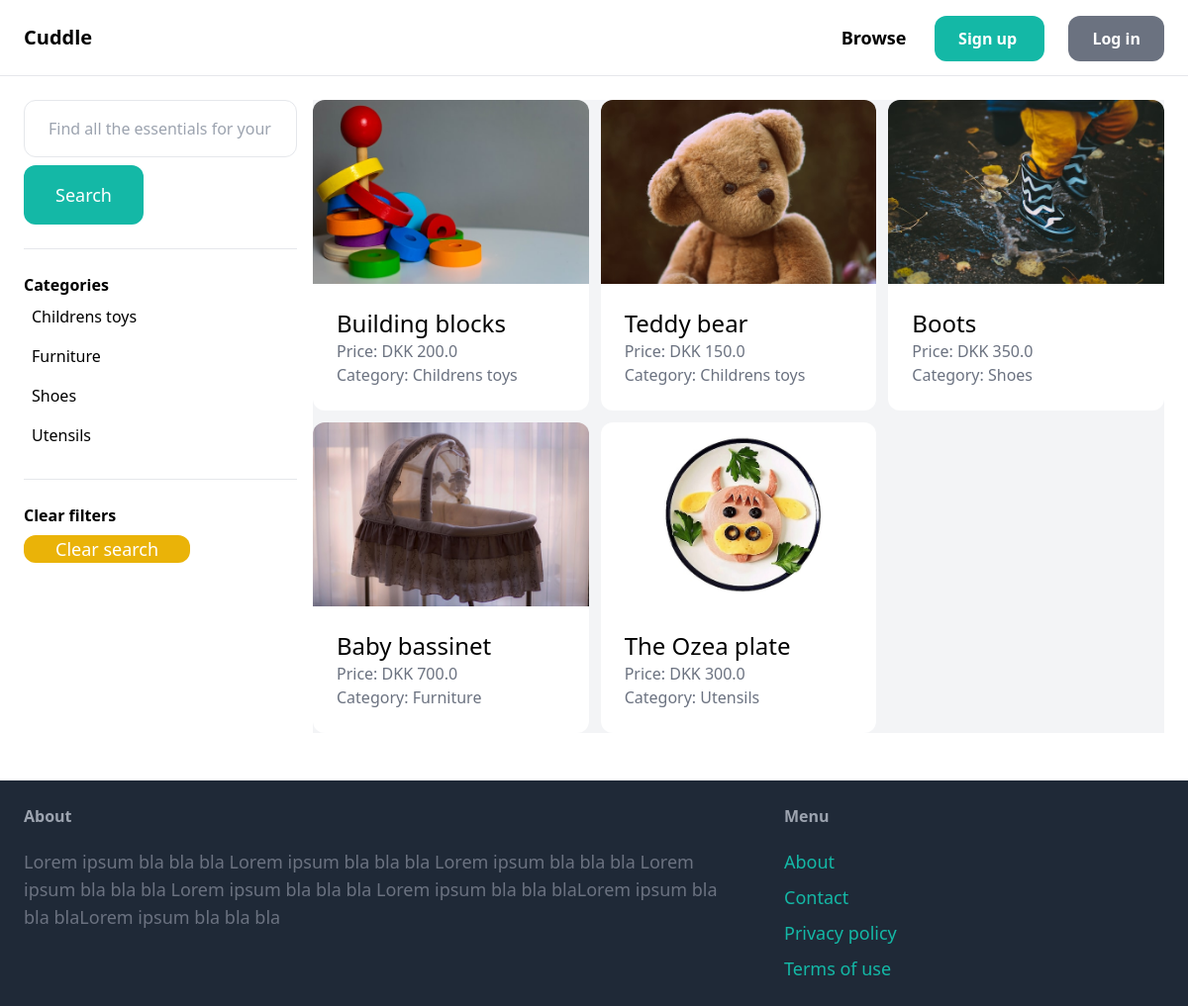
The app's page /items/, older data.
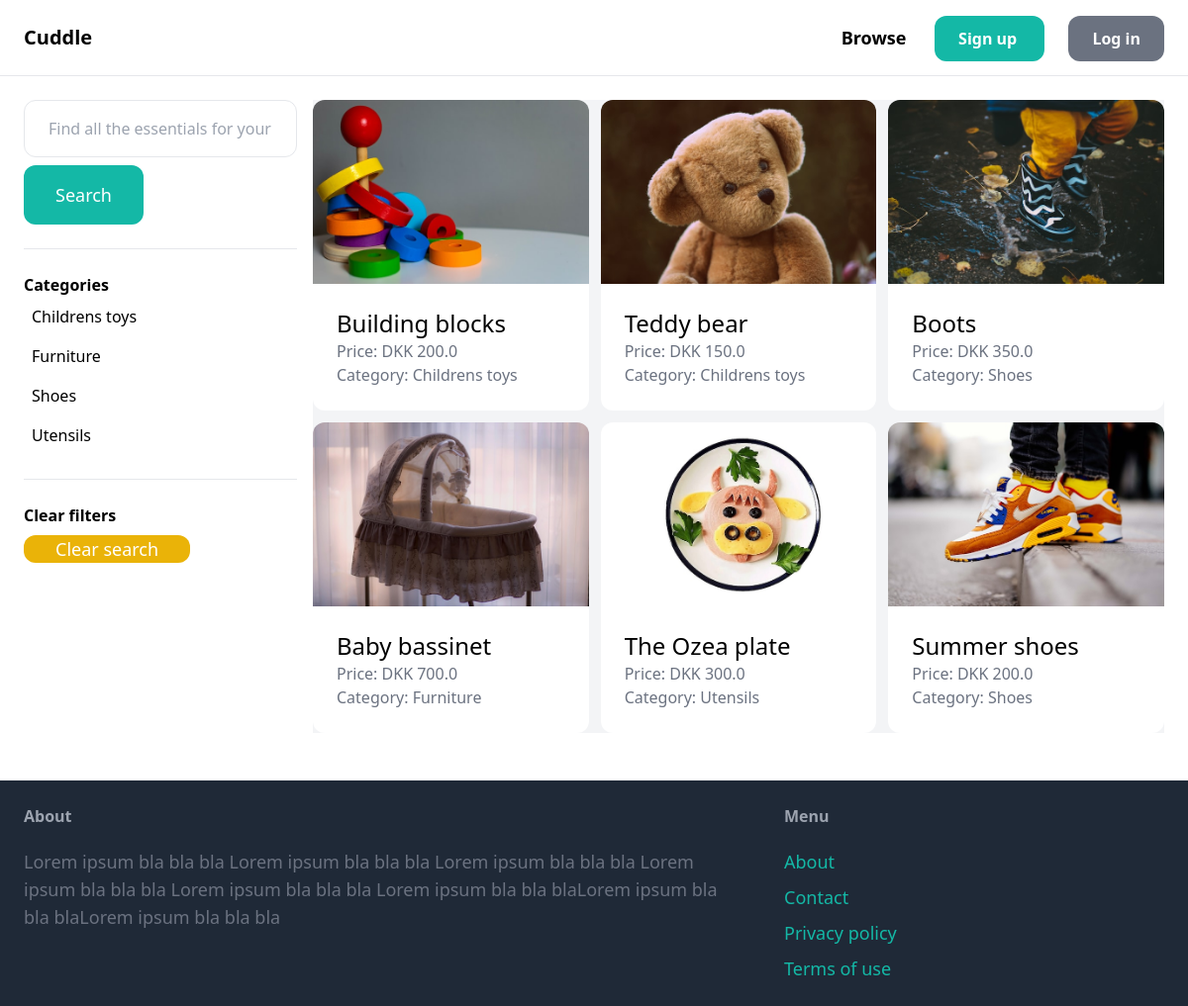
The same page, newer data.
### item/models.py (models this page shows, shortened)
class Category(models.Model):
    name = models.CharField(max_length=255)
    class Meta:
        ordering = ('name',)
        verbose_name_plural = 'Categories'
    def __str__(self):
        return self.name

class item(models.Model):
    name = models.CharField(max_length=255)
    description = models.TextField(blank=True, null=True)
    price = models.FloatField()
    image = models.ImageField(upload_to='item_images',blank=True, null=True)
    is_sold = models.BooleanField(default=False)
    created_at = models.DateTimeField(auto_now_add=True)
    created_by = models.ForeignKey(User, related_name='items', on_delete=models.CASCADE)
    category = models.ForeignKey(Category, related_name='items', on_delete=models.CASCADE)

### item/views.py (the view)
# urls.py: path('items/', include('item.urls')),
def items(request):
     query = request.GET.get('query', '')
     category_id = request.GET.get('category', 0)
     items = item.objects.filter(is_sold=False)
     categories = Category.objects.all()
     if category_id:
          items = items.filter(category_id = category_id)
     if query:
          items = items.filter(Q( name__icontains = query)| Q(description__icontains = query))
     return render(request, 'items.html', {
          'items': items,
          'title': 'Browse Items',
          'query': query,
          'categories': categories,
          'category_id': int(category_id),
     })

### item/templates/items.html (shortened to what this page needs)
{% extends 'base.html' %}
{% block content %}
    <div class= "pb-6 grid grid-cols-4 gap-4">
        <div class = "col-span-1">
            <form method="get" action="{% url 'item:items' %}">
                <input name= "query" class="w-full py-4 px-6 border rounded-xl type="text" value= "{{ query }}" placeholder = "Find all the essentials for your baby">
                <button class = "mt-2 py-4 px-8 text-lg bg-teal-500 text-white rounded-xl"> Search </button>
            </form>
            <hr class = "my-6">
            <p class = "font-semibold "> Categories <p>
            <ul>
                {% for category in categories %}
                    <li class = "py-2 px-2 rounded-xl">
                            <a href="{% url 'item:items' %}?query={{ query }}&category= {{ category.id }}"> {{ category.name }} </a>
                    </li>
                {% endfor %}
            </ul>
            <hr class = "my-6">
            <p class = "font-semibold "> Clear filters <p>
            <ul>
                <li><a href= "{% url 'item:items' %}" class= "mt-2 oy-4 px-8 inline-block bg-yellow-500 text-lg rounded-xl text-white"> Clear search </a> </li>
            </ul>
        </div>
        <div class = "col-span-3">
            <div class="grid grid-cols-3 gap-3 bg-gray-100">
                {% for item in items %}
                    <div>
                        <a href="{% url 'item:detail' item.id %}">
                            <div>
                                <img src="{{ item.image.url }}" class="rounded-t-xl">
                            </div>
                            <div class="p-6 bg-white rounded-b-xl">
                                <h2 class="text-2xl"> {{ item.name }}</h2>
                                <p class="text-gray-500"> Price: DKK {{ item.price }}</p>
                                <p class="text-gray-500"> Category: {{ item.category }}</p>
                            </div>
                        </a>
                    </div>
                {% endfor %}
            </div>
        </div>
    </div>
{% endblock %}

Row changes from the older to the newer data that the page shows:
added item: image (picture), name "Summer shoes", price "200.0", category "Shoes"
